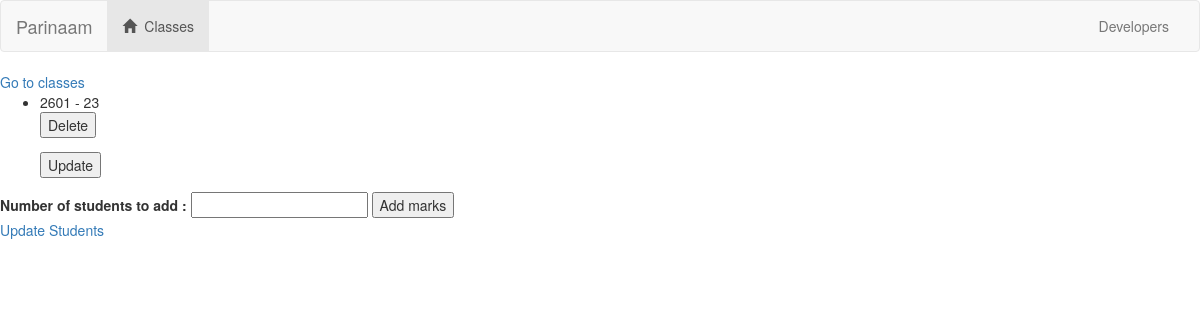
/Classes/4/, run on an earlier commit of the app's database.
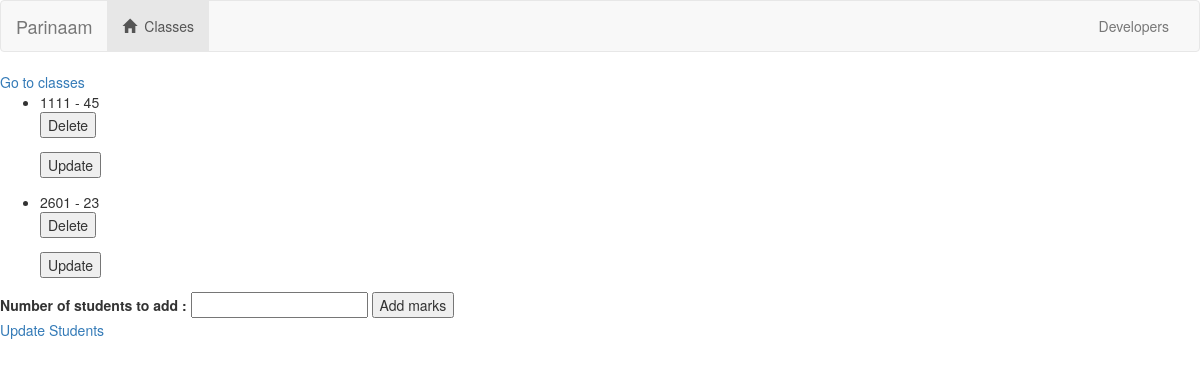
And on a later commit of the database.
### Classes/models.py (models this page shows, shortened)
class Marks(models.Model):
    classes = models.ForeignKey(Classes, on_delete=models.CASCADE)
    roll = models.IntegerField()
    marks_obt = models.IntegerField()

### Classes/views.py (the view)
# urls.py: url(r'^(?P<classes_id>[0-9]+)/$', views.marks, name='marks'),
def marks(request, classes_id):
    classes = get_object_or_404(Classes, pk=classes_id)
    marks_qs = Marks.objects.all().filter(classes=classes_id).order_by('roll')
    return render(request, 'Classes/marks.html', {'classes': classes, 'marks_qs': marks_qs})

### Classes/templates/Classes/marks.html (shortened to what this page needs)
{% extends 'Classes/base.html' %}
{% block body %}
<a href="{% url 'Classes:index' %}">Go to classes</a><br>
{% if marks_qs %}
    <ul>
        {% for detail in marks_qs %}
            <li>
                {{detail.roll}} - {{detail.marks_obt}}
                <form action="{% url 'Classes:delete-marks' classes.id detail.id %}">
                    <input type="submit" value="Delete">
                </form>
                <form action="{% url 'Classes:update-marks' classes.id detail.id %}">
                    <input type="submit" value="Update">
                </form>
            </li>
        {% endfor %}
    </ul>
{% else %}
    <h3>You have not any added marks yet :(</h3>
{% endif %}
<label>Number of students to add : </label>
<input type="number" id="num">
<button onclick="myFxn()">Add marks</button><br>
<a href="{% url 'Classes:update-all-marks' classes.id %}">Update Students</a>
{% endblock %}

What changed in the data, as far as the page shows it:
added Marks: roll "1111", marks_obt "45"
